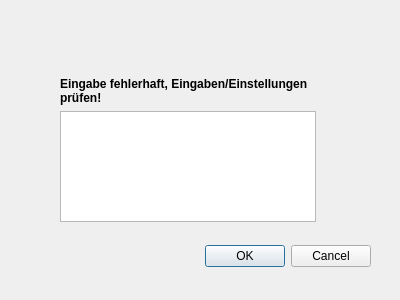
<?xml version="1.0" encoding="UTF-8"?>
<ui version="4.0">
 <class>Dialog</class>
 <widget class="QDialog" name="Dialog">
  <property name="geometry">
   <rect>
    <x>0</x>
    <y>0</y>
    <width>400</width>
    <height>300</height>
   </rect>
  </property>
  <property name="windowTitle">
   <string>Fehler</string>
  </property>
  <widget class="QDialogButtonBox" name="buttonBox">
   <property name="geometry">
    <rect>
     <x>30</x>
     <y>240</y>
     <width>341</width>
     <height>32</height>
    </rect>
   </property>
   <property name="orientation">
    <enum>Qt::Horizontal</enum>
   </property>
   <property name="standardButtons">
    <set>QDialogButtonBox::Cancel|QDialogButtonBox::Ok</set>
   </property>
  </widget>
  <widget class="QListWidget" name="errorlistWidget">
   <property name="geometry">
    <rect>
     <x>60</x>
     <y>111</y>
     <width>256</width>
     <height>111</height>
    </rect>
   </property>
  </widget>
  <widget class="QLabel" name="label">
   <property name="geometry">
    <rect>
     <x>60</x>
     <y>70</y>
     <width>251</width>
     <height>41</height>
    </rect>
   </property>
   <property name="font">
    <font>
     <bold>true</bold>
    </font>
   </property>
   <property name="text">
    <string>Eingabe fehlerhaft, Eingaben/Einstellungen prüfen!</string>
   </property>
   <property name="scaledContents">
    <bool>false</bool>
   </property>
   <property name="wordWrap">
    <bool>true</bool>
   </property>
  </widget>
 </widget>
 <resources/>
 <connections>
  <connection>
   <sender>buttonBox</sender>
   <signal>accepted()</signal>
   <receiver>Dialog</receiver>
   <slot>accept()</slot>
   <hints>
    <hint type="sourcelabel">
     <x>248</x>
     <y>254</y>
    </hint>
    <hint type="destinationlabel">
     <x>157</x>
     <y>274</y>
    </hint>
   </hints>
  </connection>
  <connection>
   <sender>buttonBox</sender>
   <signal>rejected()</signal>
   <receiver>Dialog</receiver>
   <slot>reject()</slot>
   <hints>
    <hint type="sourcelabel">
     <x>316</x>
     <y>260</y>
    </hint>
    <hint type="destinationlabel">
     <x>286</x>
     <y>274</y>
    </hint>
   </hints>
  </connection>
 </connections>
</ui>
